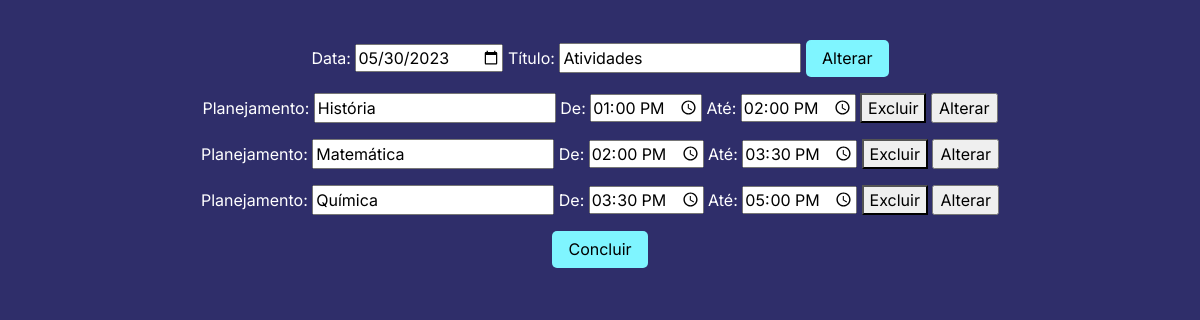
The app's page /FormUpPlan.php?id=30 with its own data.
### tables this page shows
CREATE TABLE `new_plan` (
  `id` int(4) NOT NULL,
  `data` date NOT NULL,
  `titulo` varchar(30) NOT NULL,
  `id_plan` int(3) NOT NULL
);

CREATE TABLE `planejamentos` (
  `id` int(4) NOT NULL,
  `planejamento` varchar(20) NOT NULL,
  `hora_de` time NOT NULL,
  `hora_ate` time NOT NULL,
  `id_plan` int(3) NOT NULL,
  `id_titulo` int(3) NOT NULL
);

### Crud.php (called while the page is built, shortened)
<?php
class Crud{
    private $connect;
    function __construct($conn)
    {
        $this->connect = $conn;
    }
    public function getPlan($id){
        $sql = $this->connect->prepare("SELECT * FROM new_plan WHERE id = $id");
        $sql->execute();
        return $sql->fetchAll();
    }
    public function getAllPlan($id_tit){
        $sql = $this->connect->prepare("SELECT * FROM planejamentos WHERE id_titulo = $id_tit ORDER BY hora_de ASC");
        $sql->execute();
        return $sql->fetchAll();
    }
}

### FormUpPlan.php (the view, shortened to what this page needs)
<link rel='stylesheet' type='text/css' href='Bootstrap/css/estilo.css'>
<link rel='stylesheet' type='text/css' href='Bootstrap/css/bootstrap.min.css'>
<?php
$id = $_GET['id'];
include_once('Connect.php');
include_once('Crud.php');
$obj = new Crud($conn);
$plantitle = $obj->getPlan($id);
foreach ($plantitle as $key) {
    echo '<form action="UpdateTP.php?id='.$key['id'].'&id_tit='.$key['id'].'" method="post">
        <label for="data">Data:</label>
        <input type="date" id="data" name="data" value="'.$key['data'].'">
		<label for="titulo">Título:</label>
		<input type="text" id="titulo" name="titulo" value="'.$key['titulo'].'">
        <input class="button" type="submit" value="Alterar">
        </form>';
    $id_tit = $key['id'];
    $plan = $obj->getAllPlan($id_tit);
    foreach ($plan as $line) {
        echo '<form action="UpdateLP.php?id='.$line['id'].'&id_tit='.$key['id'].'" method="post">
        <label for="plan">Planejamento:</label>
        <input type="text" id="plan" name="plan" value="'.$line['planejamento'].'">
		<label for="hora_de">De:</label>
		<input type="time" id="hora_de" name="hora_de" value="'.$line['hora_de'].'">
        <label for="hora_ate">Até:</label>
		<input type="time" id="hora_ate" name="hora_ate" value="'.$line['hora_ate'].'">
        <a href="DeleteLP.php?id='.$line["id"].'&id_tit='.$key['id'].'"><button type="button">Excluir</button></a>
        <input type="submit" value="Alterar"><br>
        </form>';
    }
    echo '<a href="Planejamentos.php"><button class="button" type="button">Concluir</button></a>';
}
?>

### FormUpPlan.php (style rules this page uses)
* { font-family: 'Inter', sans-serif; }
.button { border: none; background-color: #7ff5ff; padding: 0.4rem 1rem; border-radius: 5px; cursor: pointer; }

### records on screen
new_plan: data "05/30/2023", titulo "Atividades"
planejamentos: plan "História", hora_de "13:00:00", hora_ate "14:00:00"
planejamentos: plan "Matemática", hora_de "14:00:00", hora_ate "15:30:00"
planejamentos: plan "Química", hora_de "15:30:00", hora_ate "17:00:00"
